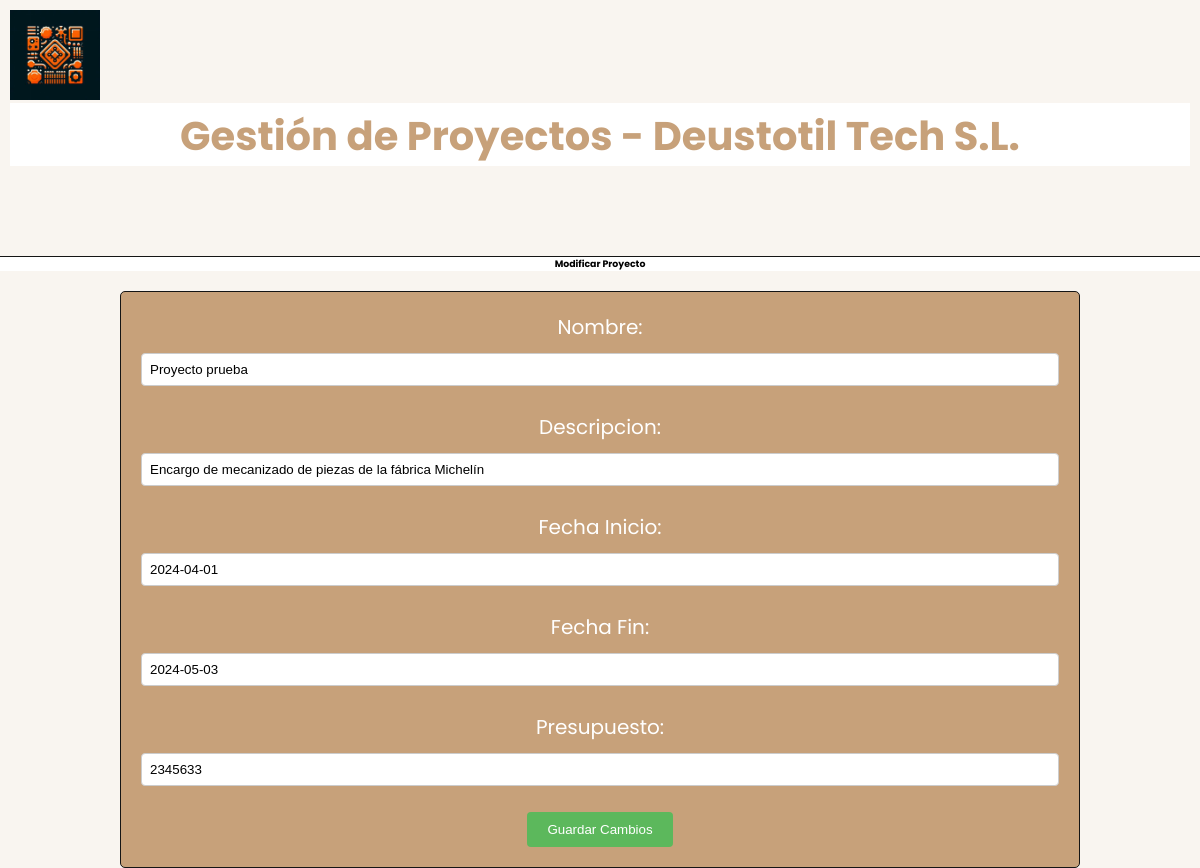
/DjangoGePrApp/modificarProyecto/6/, run on an earlier commit of the app's database.
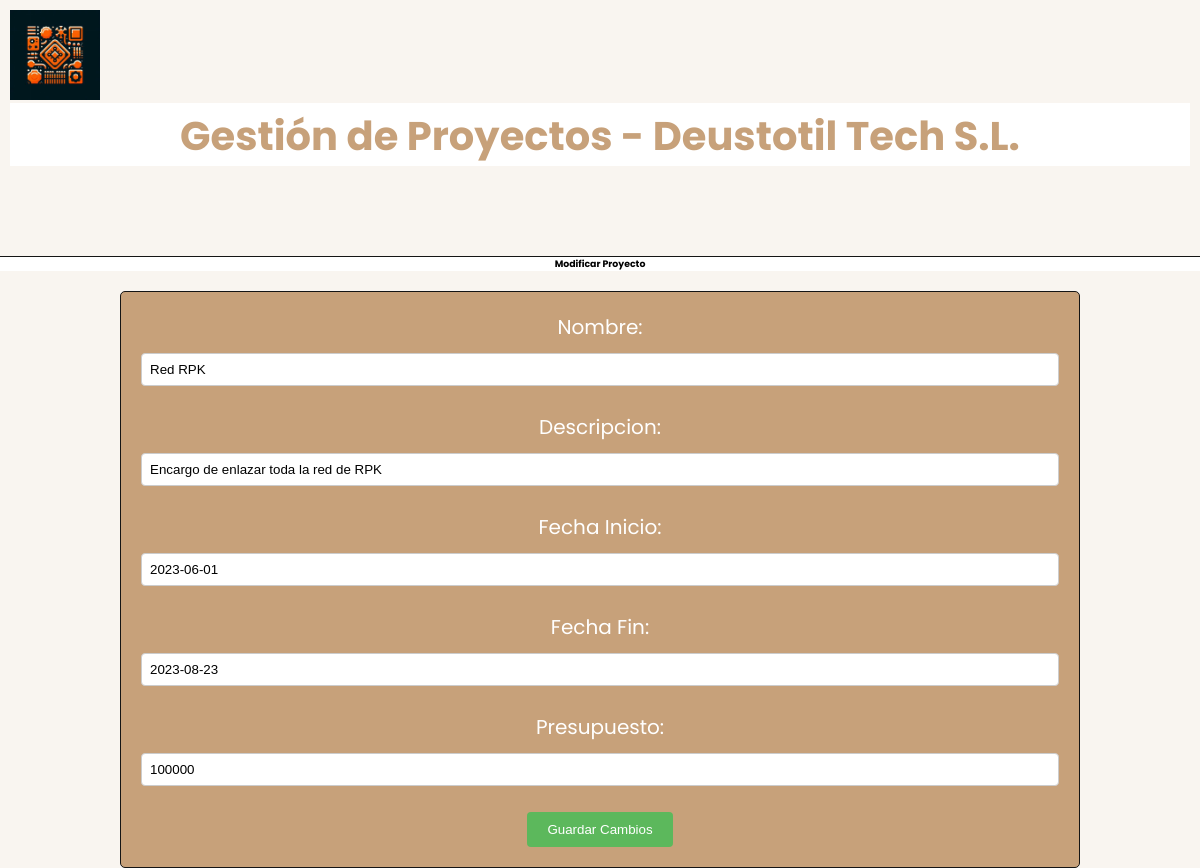
And on a later commit of the database.
### DjangoGePrApp/models.py (models this page shows, shortened)
class Proyecto(models.Model):
    Nombre = models.CharField(max_length=30)
    Descripcion = models.CharField(max_length=300)
    Fecha_Inicio = models.DateField()
    Fecha_Fin = models.DateField()
    Presupuesto = models.IntegerField()

### DjangoGePrApp/views.py (the view)
# urls.py: path('modificarProyecto/<int:proyecto_id>/', views.modificarProyecto, name='modificarProyecto'),
def modificarProyecto(request, proyecto_id):
    proyecto = Proyecto.objects.get(pk=proyecto_id)
    form = ProyectoForm(instance=proyecto)
    if request.method == 'POST':
        form = ProyectoForm(request.POST, instance=proyecto)
        if form.is_valid():
            form.save()
            return redirect('listados')
    context = {'titulo_pagina' : 'Modificar Proyecto', 'form' : form}
    return render(request, 'modificarProyecto.html', context)

### DjangoGePrApp/forms.py
class ProyectoForm(ModelForm):
    class Meta:
        model = Proyecto
        fields = '__all__'

### DjangoGePrApp/templates/modificarProyecto.html (shortened to what this page needs)
    {% extends "header.html" %}
    {% block contenido %}
    <form class="formulario" action="#" method="POST">
    {{ form }}
    <button type="submit">Guardar Cambios</button>
    </form>
    {% endblock %}

What changed in the data, as far as the page shows it:
changed Proyecto: Nombre "Proyecto prueba" → "Red RPK"; Descripcion "Encargo de mecanizado de piezas de la fábrica Michelín" → "Encargo de enlazar toda la red de RPK"; Fecha_Inicio "2024-04-01" → "2023-06-01"; Fecha_Fin "2024-05-03" → "2023-08-23"; Presupuesto "2345633" → "100000"
